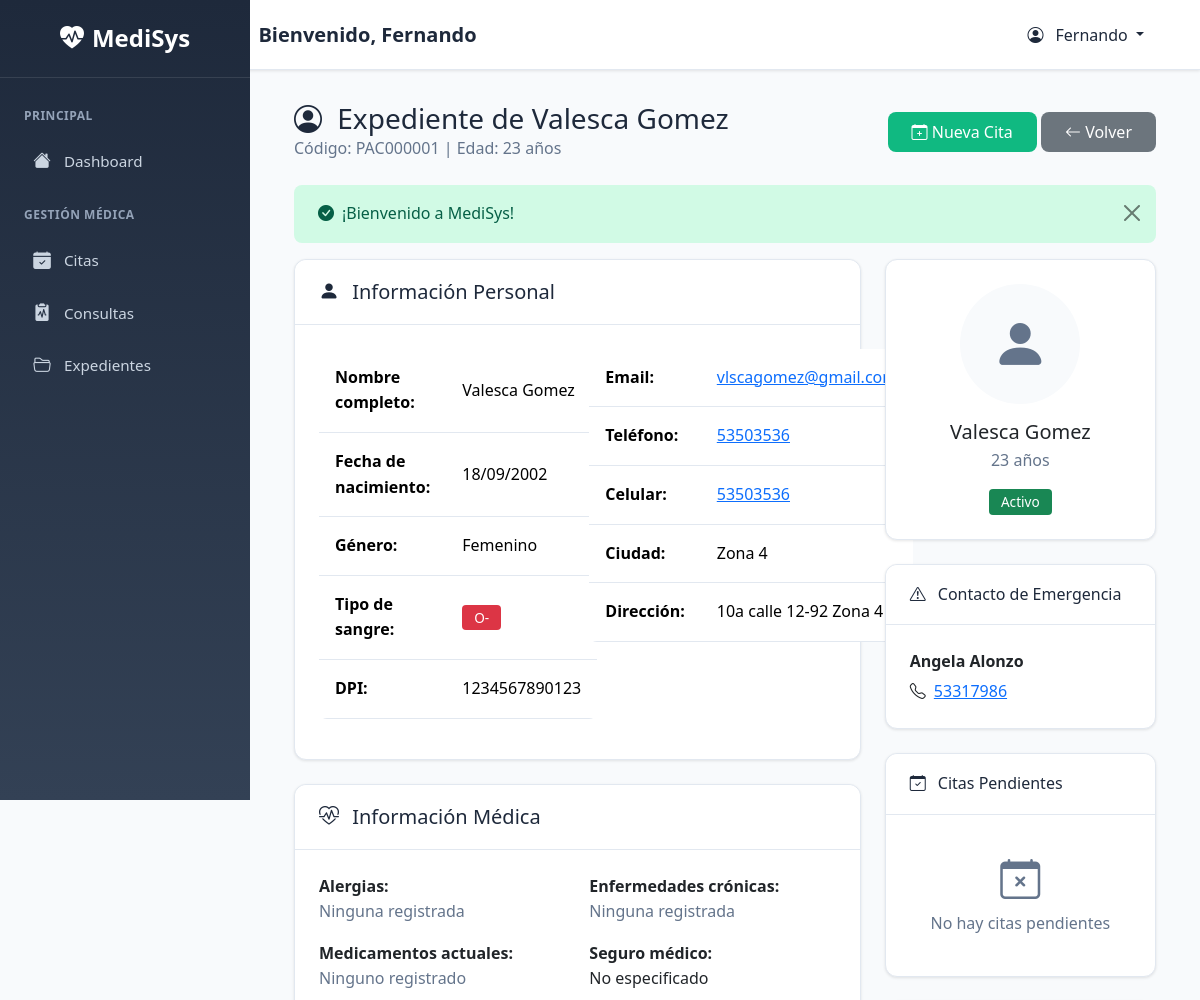
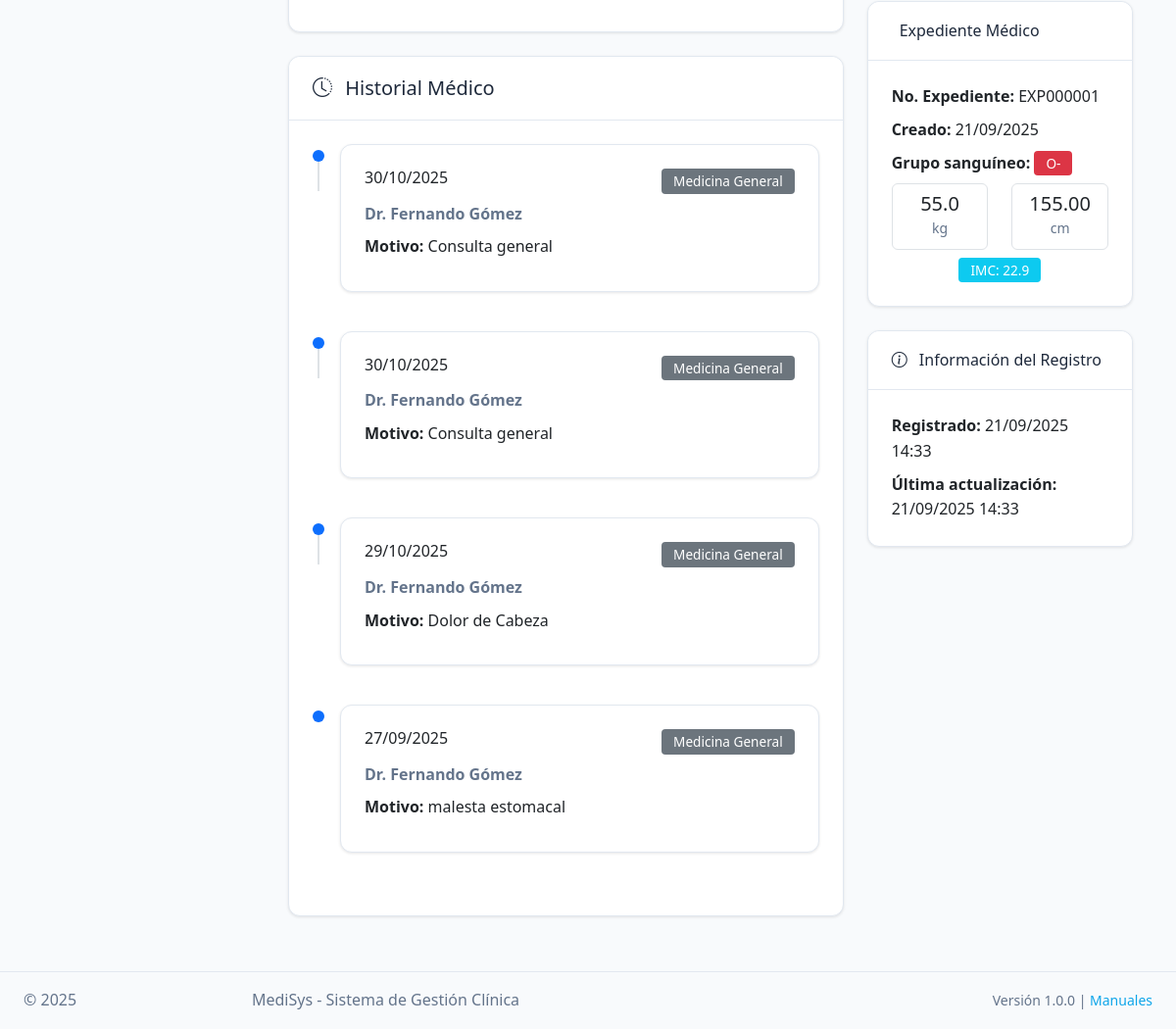
Page /pacientes/ver?id=1 (signed in) on the committed database (2 pictures, top to bottom).
### tables this page shows
CREATE TABLE `pacientes` (
  `id` int(11) NOT NULL,
  `codigo_paciente` varchar(20) DEFAULT NULL,
  `nombre` varchar(50) NOT NULL,
  `apellidos` varchar(100) NOT NULL,
  `fecha_nacimiento` date NOT NULL,
  `genero` enum('M','F','Otro') NOT NULL,
  `tipo_sangre` enum('A+','A-','B+','B-','AB+','AB-','O+','O-') DEFAULT NULL,
  `email` varchar(255) DEFAULT NULL,
  `telefono` varchar(20) DEFAULT NULL,
  `celular` varchar(20) DEFAULT NULL,
  `direccion` text DEFAULT NULL,
  `ciudad` varchar(100) DEFAULT NULL,
  `dpi` varchar(20) DEFAULT NULL,
  `contacto_emergencia` varchar(100) DEFAULT NULL,
  `telefono_emergencia` varchar(20) DEFAULT NULL,
  `seguro_medico` varchar(100) DEFAULT NULL,
  `numero_seguro` varchar(50) DEFAULT NULL,
  `alergias` text DEFAULT NULL,
  `medicamentos_actuales` text DEFAULT NULL,
  `enfermedades_cronicas` text DEFAULT NULL,
  `observaciones` text DEFAULT NULL,
  `imagen` varchar(255) DEFAULT NULL,
  `is_active` tinyint(1) NOT NULL DEFAULT 1,
  `created_at` datetime DEFAULT current_timestamp(),
  `updated_at` datetime DEFAULT current_timestamp() ON UPDATE current_timestamp()
);

CREATE TABLE `expedientes` (
  `id` int(11) NOT NULL,
  `paciente_id` int(11) NOT NULL,
  `numero_expediente` varchar(20) DEFAULT NULL,
  `antecedentes_familiares` text DEFAULT NULL,
  `antecedentes_personales` text DEFAULT NULL,
  `antecedentes_quirurgicos` text DEFAULT NULL,
  `antecedentes_alergicos` text DEFAULT NULL,
  `vacunas` text DEFAULT NULL,
  `grupo_sanguineo` varchar(5) DEFAULT NULL,
  `factor_rh` enum('+','-') DEFAULT NULL,
  `peso_actual` decimal(5,2) DEFAULT NULL,
  `altura_actual` decimal(6,2) DEFAULT NULL,
  `imc` decimal(4,2) GENERATED ALWAYS AS (`peso_actual` / (`altura_actual` / 100 * (`altura_actual` / 100))) STORED,
  `estado_civil` enum('soltero','casado','divorciado','viudo','union_libre') DEFAULT NULL,
  `ocupacion` varchar(100) DEFAULT NULL,
  `escolaridad` varchar(50) DEFAULT NULL,
  `observaciones_generales` text DEFAULT NULL,
  `created_at` datetime DEFAULT current_timestamp(),
  `updated_at` datetime DEFAULT current_timestamp() ON UPDATE current_timestamp()
);

### app/Vistas/pacientes/ver.php (the view, shortened to what the rows shown need)
<div class="container-fluid">
    <div class="row mb-4">
        <div class="col-12">
            <div class="d-flex justify-content-between align-items-center">
                <div>
                    <h1 class="h3 mb-0">
                        <i class="bi bi-person-circle me-2"></i>
                        Expediente de <?= htmlspecialchars($paciente['nombre'] . ' ' . $paciente['apellidos']) ?>
                    </h1>
                    <p class="text-muted mb-0">
                        Código: <?= htmlspecialchars($paciente['codigo_paciente']) ?> |
                        Edad: <?= $paciente['edad'] ?> años
                    </p>
                </div>
            </div>
        </div>
    </div>
    <div class="row">
        <div class="col-xl-8 col-lg-7">
            <div class="card mb-4">
                <div class="card-body">
                    <div class="row">
                        <div class="col-md-6">
                            <table class="table table-borderless">
                                <tr>
                                    <td class="fw-bold">Nombre completo:</td>
                                    <td><?= htmlspecialchars($paciente['nombre'] . ' ' . $paciente['apellidos']) ?></td>
                                </tr>
                                <tr>
                                    <td class="fw-bold">Fecha de nacimiento:</td>
                                    <td><?= Util::formatDate($paciente['fecha_nacimiento']) ?></td>
                                </tr>
                                <tr>
                                    <td class="fw-bold">Género:</td>
                                    <td>
                                        <?php
                                        $generos = ['M' => 'Masculino', 'F' => 'Femenino', 'Otro' => 'Otro'];
                                        echo $generos[$paciente['genero']] ?? $paciente['genero'];
                                        ?>
                                    </td>
                                </tr>
                                <tr>
                                    <td>
                                        <?php if ($paciente['tipo_sangre']): ?>
                                            <span class="badge bg-danger"><?= htmlspecialchars($paciente['tipo_sangre']) ?></span>
                                        <?php else: ?>
                                            <span class="text-muted">No especificado</span>
                                        <?php endif; ?>
                                    </td>
                                </tr>
                                <tr>
                                    <td class="fw-bold">DPI:</td>
                                    <td><?= htmlspecialchars($paciente['dpi'] ?: 'No registrado') ?></td>
                                </tr>
                            </table>
                        </div>
                        <div class="col-md-6">
                            <table class="table table-borderless">
                                <tr>
                                    <td>
                                        <?php if ($paciente['email']): ?>
                                            <a href="mailto:<?= htmlspecialchars($paciente['email']) ?>">
                                                <?= htmlspecialchars($paciente['email']) ?>
                                            </a>
                                        <?php else: ?>
                                            <span class="text-muted">No registrado</span>
                                        <?php endif; ?>
                                    </td>
                                </tr>
                                <tr>
                                    <td>
                                        <?php if ($paciente['telefono']): ?>
                                            <a href="tel:<?= htmlspecialchars($paciente['telefono']) ?>">
                                                <?= htmlspecialchars($paciente['telefono']) ?>
                                            </a>
                                        <?php else: ?>
                                            <span class="text-muted">No registrado</span>
                                        <?php endif; ?>
                                    </td>
                                </tr>
                                <tr>
                                    <td>
                                        <?php if ($paciente['celular']): ?>
                                            <a href="tel:<?= htmlspecialchars($paciente['celular']) ?>">
                                                <?= htmlspecialchars($paciente['celular']) ?>
                                            </a>
                                        <?php else: ?>
                                            <span class="text-muted">No registrado</span>
                                        <?php endif; ?>
                                    </td>
                                </tr>
                                <tr>
                                    <td class="fw-bold">Ciudad:</td>
                                    <td><?= htmlspecialchars($paciente['ciudad'] ?: 'No especificada') ?></td>
                                </tr>
                                <tr>
                                    <td class="fw-bold">Dirección:</td>
                                    <td><?= htmlspecialchars($paciente['direccion'] ?: 'No registrada') ?></td>
                                </tr>
                            </table>
                        </div>
                    </div>
                </div>
            </div>
            <div class="card mb-4">
                <div class="card-body">
                    <div class="row">
                        <div class="col-md-6">
                            <div class="mb-3">
                                <label class="fw-bold">Seguro médico:</label>
                                <p class="mb-0">
                                    <?= htmlspecialchars($paciente['seguro_medico'] ?: 'No especificado') ?>
                                </p>
                            </div>
                        </div>
                    </div>
                </div>
            </div>
        </div>
        <div class="col-xl-4 col-lg-5">
            <div class="card mb-4">
                <div class="card-body text-center">
                    <?php if ($paciente['imagen']): ?>
                        <img src="<?= Util::asset('uploads/pacientes/' . $paciente['imagen']) ?>"
                             alt="Foto del paciente" class="rounded-circle mb-3" width="120" height="120">
                    <?php else: ?>
                        <div class="bg-light rounded-circle d-inline-flex align-items-center justify-content-center mb-3"
                             style="width: 120px; height: 120px;">
                            <i class="bi bi-person-fill display-4 text-muted"></i>
                        </div>
                    <?php endif; ?>
                    <h5 class="mb-1"><?= htmlspecialchars($paciente['nombre'] . ' ' . $paciente['apellidos']) ?></h5>
                    <p class="text-muted mb-0"><?= $paciente['edad'] ?> años</p>
                    <div class="mt-3">
                        <span class="badge <?= $paciente['is_active'] ? 'bg-success' : 'bg-danger' ?>">
                        </span>
                    </div>
                </div>
            </div>
            <?php if ($paciente['contacto_emergencia'] || $paciente['telefono_emergencia']): ?>
                <div class="card mb-4">
                    <div class="card-body">
                        <?php if ($paciente['contacto_emergencia']): ?>
                            <p class="mb-1">
                                <strong><?= htmlspecialchars($paciente['contacto_emergencia']) ?></strong>
                            </p>
                        <?php endif; ?>
                        <?php if ($paciente['telefono_emergencia']): ?>
                            <p class="mb-0">
                                <i class="bi bi-telephone me-1"></i>
                                <a href="tel:<?= htmlspecialchars($paciente['telefono_emergencia']) ?>">
                                    <?= htmlspecialchars($paciente['telefono_emergencia']) ?>
                                </a>
                            </p>
                        <?php endif; ?>
                    </div>
                </div>
            <?php endif; ?>
            <?php if ($expediente): ?>
                <div class="card mb-4">
                    <div class="card-header">
                        <h6 class="card-title mb-0">
                            Expediente Médico
                        </h6>
                    </div>
                    <div class="card-body">
                        <p class="mb-2">
                            <strong>No. Expediente:</strong> <?= htmlspecialchars($expediente['numero_expediente']) ?>
                        </p>
                        <p class="mb-2">
                            <strong>Creado:</strong> <?= Util::formatDate($expediente['created_at']) ?>
                        </p>
                        <?php if ($expediente['grupo_sanguineo']): ?>
                            <p class="mb-2">
                                <strong>Grupo sanguíneo:</strong>
                                <span class="badge bg-danger">
                                    <?= htmlspecialchars($expediente['grupo_sanguineo'] . $expediente['factor_rh']) ?>
                                </span>
                            </p>
                        <?php endif; ?>
                        <?php if ($expediente['peso_actual'] || $expediente['altura_actual']): ?>
                            <div class="row text-center">
                                <?php if ($expediente['peso_actual']): ?>
                                    <div class="col-6">
                                        <div class="border rounded p-2">
                                            <div class="h5 mb-0"><?= number_format($expediente['peso_actual'], 1) ?></div>
                                            <small class="text-muted">kg</small>
                                        </div>
                                    </div>
                                <?php endif; ?>
                                <?php if ($expediente['altura_actual']): ?>
                                    <div class="col-6">
                                        <div class="border rounded p-2">
                                            <div class="h5 mb-0"><?= number_format($expediente['altura_actual'], 2) ?></div>
                                            <small class="text-muted">cm</small>
                                        </div>
                                    </div>
                                <?php endif; ?>
                            </div>
                            <?php if ($expediente['imc']): ?>
                                <div class="text-center mt-2">
                                    <span class="badge bg-info">IMC: <?= number_format($expediente['imc'], 1) ?></span>
                                </div>
                            <?php endif; ?>
                        <?php endif; ?>
                    </div>
                </div>
            <?php endif; ?>
            <div class="card">
                <div class="card-body">
                    <p class="mb-2">
                        <strong>Registrado:</strong> <?= Util::formatDateTime($paciente['created_at']) ?>
                    </p>
                    <p class="mb-0">
                        <strong>Última actualización:</strong> <?= Util::formatDateTime($paciente['updated_at']) ?>
                    </p>
                </div>
            </div>
        </div>
    </div>
</div>

### rows in the picture
pacientes: nombre+apellidos "Valesca Gomez", codigo_paciente "PAC000001", fecha_nacimiento "18/09/2002", genero "Femenino", tipo_sangre "O-", dpi "1234567890123", email "vlscagomez@gmail.com", telefono "53503536", celular "53503536", ciudad "Zona 4", direccion "10a calle 12-92 Zona 4", seguro_medico "No especificado", contacto_emergencia "Angela Alonzo", telefono_emergencia "53317986", created_at "21/09/2025 14:33", updated_at "21/09/2025 14:33"
expedientes: numero_expediente "EXP000001", created_at "21/09/2025", grupo_sanguineo+factor_rh "O-", peso_actual "55.0", altura_actual "155.00", imc "22.9"

### other values in the picture
$current_user['nombre'] "Fernando"
$paciente['edad'] "23"
$message "¡Bienvenido a MediSys!"
Util::formatDate($consulta['fecha_cita']) "30/10/2025"
$consulta['especialidad'] "Medicina General"
$consulta['medico_nombre'] "Fernando Gómez"
$consulta['motivo_consulta'] "Consulta general"
Util::formatDate($consulta['fecha_cita']) "29/10/2025"
$consulta['motivo_consulta'] "Dolor de Cabeza"
Util::formatDate($consulta['fecha_cita']) "27/09/2025"
$consulta['motivo_consulta'] "malesta estomacal"
